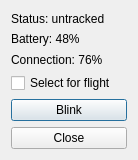
<?xml version="1.0" encoding="UTF-8"?>
<ui version="4.0">
 <class>SelectQuadrocoptersDialog</class>
 <widget class="QDialog" name="SelectQuadrocoptersDialog">
  <property name="geometry">
   <rect>
    <x>0</x>
    <y>0</y>
    <width>138</width>
    <height>160</height>
   </rect>
  </property>
  <property name="windowTitle">
   <string>Q1 Status</string>
  </property>
  <layout class="QVBoxLayout" name="verticalLayout">
   <item>
    <widget class="QLabel" name="label">
     <property name="text">
      <string>Status: untracked</string>
     </property>
    </widget>
   </item>
   <item>
    <widget class="QLabel" name="label_2">
     <property name="text">
      <string>Battery: 48%</string>
     </property>
    </widget>
   </item>
   <item>
    <widget class="QLabel" name="label_3">
     <property name="text">
      <string>Connection: 76%</string>
     </property>
    </widget>
   </item>
   <item>
    <widget class="QCheckBox" name="checkBox">
     <property name="text">
      <string>Select for flight</string>
     </property>
    </widget>
   </item>
   <item>
    <widget class="QPushButton" name="pushButton_2">
     <property name="text">
      <string>Blink</string>
     </property>
    </widget>
   </item>
   <item>
    <widget class="QPushButton" name="pushButton">
     <property name="text">
      <string>Close</string>
     </property>
    </widget>
   </item>
  </layout>
 </widget>
 <resources/>
 <connections/>
</ui>
